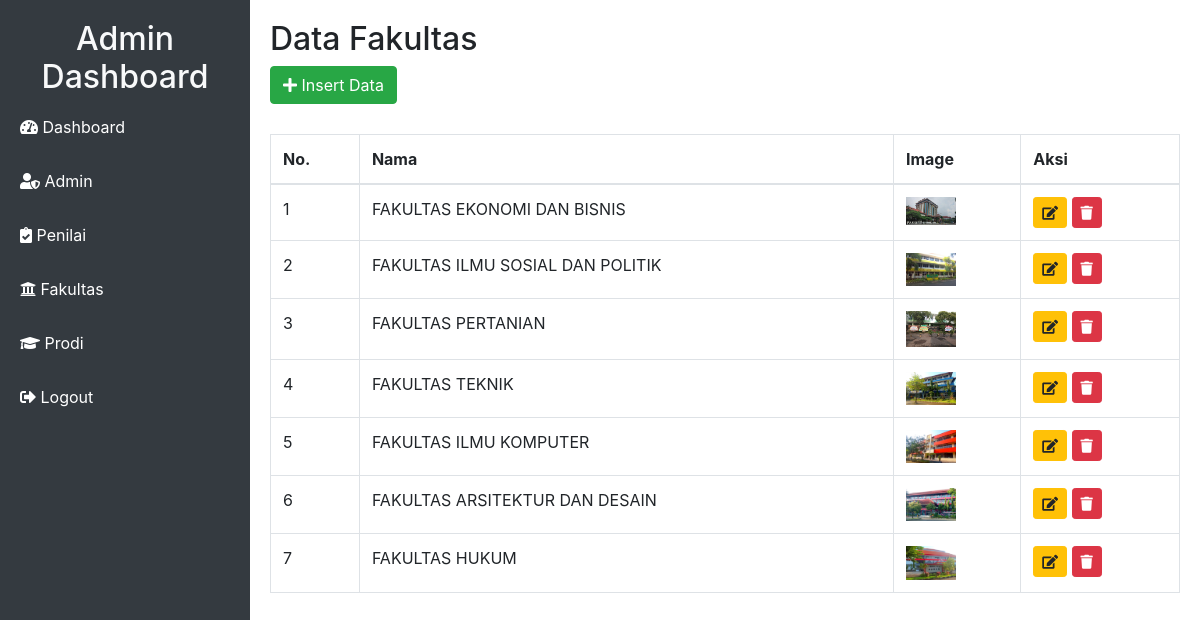
/admin/fakultas.php, run on the app's committed database.
### tables this page shows
CREATE TABLE `fakultas` (
  `idfakultas` int(11) NOT NULL,
  `nama` char(50) NOT NULL,
  `img` varchar(100) NOT NULL
);

### admin/fakultas.php (the view, shortened to what this page needs)
<?php
require '../config.php';
$sql = "SELECT * FROM fakultas";
$result = $conn->query($sql);
?>
<!DOCTYPE html>
<html lang="en">
<head>
    <link href="https://stackpath.bootstrapcdn.com/bootstrap/4.5.2/css/bootstrap.min.css" rel="stylesheet">
    <link href="https://cdnjs.cloudflare.com/ajax/libs/font-awesome/5.15.3/css/all.min.css" rel="stylesheet">
</head>
<body>
    <div class="sidebar collapse d-md-block" id="sidebarMenu">
        <h2 class="text-center text-light">Admin Dashboard</h2>
        <a href="index.php" class="nav-link"><i class="fas fa-tachometer-alt"></i> Dashboard</a>
        <a href="admin.php" class="nav-link"><i class="fas fa-user-shield"></i> Admin</a>
        <a href="penilai.php" class="nav-link"><i class="fas fa-clipboard-check"></i> Penilai</a>
        <a href="fakultas.php" class="nav-link"><i class="fas fa-university"></i> Fakultas</a>
        <a href="prodi.php" class="nav-link"><i class="fas fa-graduation-cap"></i> Prodi</a>
        <a href="../logout.php" class="nav-link"><i class="fas fa-sign-out-alt"></i> Logout</a>
    </div>
    <div class="main-content">
        <h2>Data Fakultas</h2>
        <button class="btn btn-success btn-insert" data-toggle="modal" data-target="#insertModal"><i class="fas fa-plus"></i> Insert Data</button>
        <div class="table-responsive">
            <table class="table table-bordered">
                <thead>
                    <tr>
                        <th>No.</th>
                        <th>Nama</th>
                        <th>Image</th>
                        <th>Aksi</th>
                    </tr>
                </thead>
                <tbody>
                    <?php
                    if ($result->num_rows > 0) {
                        $no = 1;
                        while ($row = $result->fetch_assoc()) {
                            echo "<tr>
                                <td>" . $no++ . "</td>
                                <td>" . $row['nama'] . "</td>
                                <td><img src='" . $row['img'] . "' alt='Image' width='50'></td>
                                <td>
                                    <button class='btn btn-warning btn-sm' onclick='openUpdateModal(" . json_encode($row) . ")'><i class='fas fa-edit'></i></button>
                                    <a href='fakultas.php?delete=" . $row['idfakultas'] . "' class='btn btn-danger btn-sm'><i class='fas fa-trash'></i></a>
                                </td>
                            </tr>";
                        }
                    } else {
                        echo "<tr><td colspan='4' class='text-center'>No data available</td></tr>";
                    }
                    ?>
                </tbody>
            </table>
        </div>
    </div>
</body>
</html>

### admin/fakultas.php (style rules this page uses)
body { display: flex; flex-direction: column; }
.sidebar { width: 250px; background-color: #343a40; min-height: 100vh; padding-top: 20px; position: fixed; transition: all 0.3s; }
.sidebar a { color: #fff; text-decoration: none; display: block; padding: 10px 20px; margin-bottom: 10px; transition: background-color 0.3s; }
.main-content { flex-grow: 1; padding: 20px; margin-left: 250px; transition: margin-left 0.3s; }
.table-responsive { margin-top: 20px; }
.btn-insert { margin-bottom: 10px; }

### data on the page
fakultas: nama "FAKULTAS EKONOMI DAN BISNIS", img (picture)
fakultas: nama "FAKULTAS ILMU SOSIAL DAN POLITIK", img (picture)
fakultas: nama "FAKULTAS PERTANIAN", img (picture)
fakultas: nama "FAKULTAS TEKNIK", img (picture)
fakultas: nama "FAKULTAS ILMU KOMPUTER", img (picture)
fakultas: nama "FAKULTAS ARSITEKTUR DAN DESAIN", img (picture)
fakultas: nama "FAKULTAS HUKUM", img (picture)
